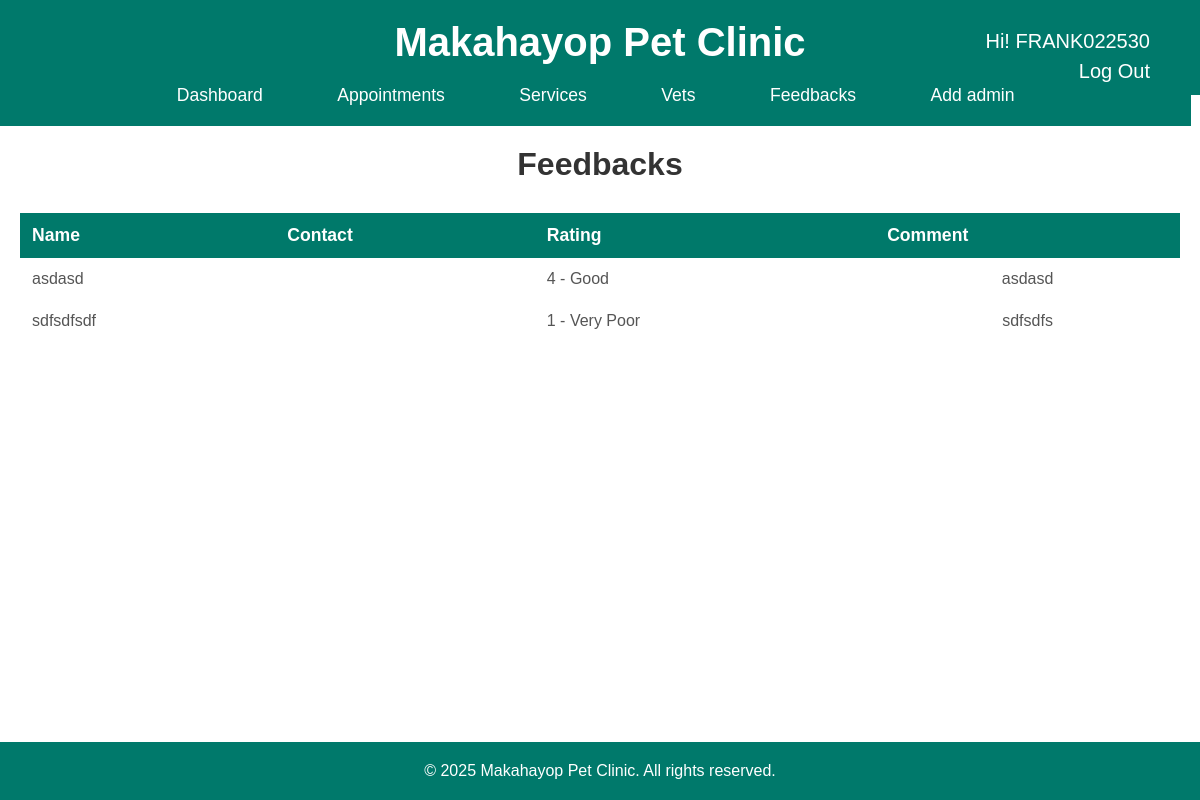
The app's page /feedback/ (signed in), older data.
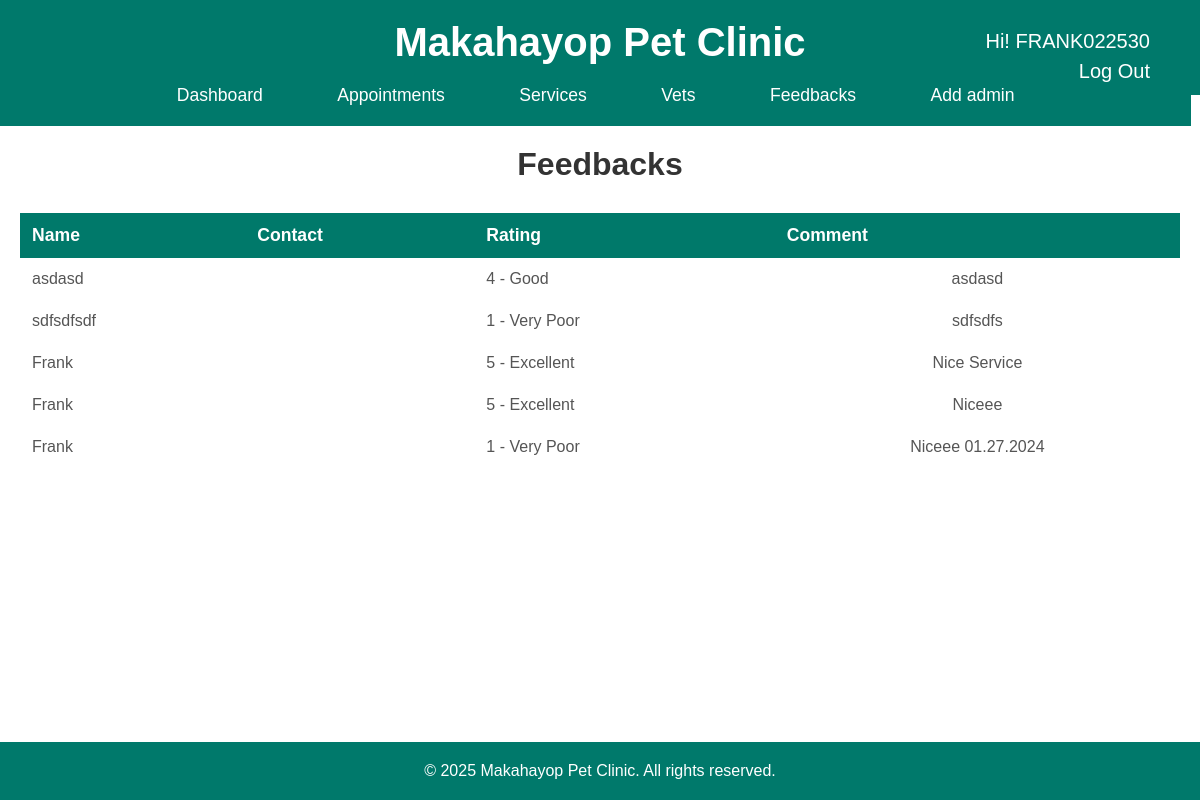
The same page, newer data.
### makahayopclinic/models.py (models this page shows, shortened)
class User(AbstractUser):
    phone_number = models.CharField(max_length=15, blank=True, null=True)
    profile_picture = models.ImageField(upload_to='profile_pics/', blank=True, null=True)

class Feedback(models.Model):
    RATING_CHOICES = [
        (1, 'Very Poor'),
        (2, 'Poor'),
        (3, 'Average'),
        (4, 'Good'),
        (5, 'Excellent'),
    ]
    name = models.CharField(max_length=100, help_text="Enter your full name")
    contact_details = models.CharField(max_length=100, help_text="Enter your contact", blank=True, null=True)  # Fixed field name
    rating = models.IntegerField(choices=RATING_CHOICES, help_text="Rate our service (1 to 5)")
    description = models.TextField(help_text="Leave a comment about your experience", blank=True, null=True)

### makahayopclinic/views.py (the view)
# urls.py: path('feedback/', views.feedback_list, name='feedback_list'),
@login_required
def feedback_list(request):
    feedbacks = Feedback.objects.all()
    return render(request, 'feedbacks/feedback_list.html', {'feedbacks': feedbacks})

### makahayopclinic/templates/feedbacks/feedback_list.html
{% extends 'base.html' %}
{% load static %}
{% block content %}
{% include 'header.html' %}
{% block head %}
<link rel="stylesheet" href="{% static 'css/tables.css' %}">
{% endblock %}
    <h1 class="-header">Feedbacks</h1>
    <table >
        <thead>
            <tr>
                <th>Name</th>
                <th>Contact</th>
                <th>Rating</th>
                <th>Comment</th>
            </tr>
        </thead>
        <tbody>
            {% for feedback in feedbacks %}
                <tr>
                    <td>{{ feedback.name }}</td>
                    <td>{{ feedback.contactdetails }}</td>
                    <td>{{ feedback.rating }} - {{ feedback.get_rating_display }}</td>
                    <td>{{ feedback.description }}</td>
                </tr>
            {% endfor %}
        </tbody>
    </table>
{% endblock %}

### makahayopclinic/templates/base.html (shortened to what this page needs)
{% load static %}
<!DOCTYPE html>
<html lang="en">
<head>
{% block css %}
    <link rel="stylesheet" href="{% static 'css/index.css' %}">
    <link rel="stylesheet" href="{% static 'css/cards.css' %}">
{% endblock%}
</head>
<body>
{% include 'header1.html' %}
 <div class="othercontent">
    {% block content %}
    {% endblock %}
</div>
{% include 'footer.html' %}
</body>
</html>

### makahayopclinic/templates/header1.html (shortened to what this page needs)
{% load static %}
<!DOCTYPE html>
<html lang="en">
<head>
    <link rel="stylesheet" href="{% static 'css/index.css' %}">
</head>
<body>
    <header>
        <div class="base">
            <h1>Makahayop Pet Clinic</h1>
            {% if user.is_authenticated %}
            <p style="color: white; position: absolute; right: 50px;top: 30px; font-size: 20px; text-decoration: none;">Hi!   {{ user.username }}</p>
            <a style="color: white; position: absolute; right: 50px;top: 60px; font-size: 20px; text-decoration: none;" href="{% url 'logout' %}">Log Out</a>
{% else %}
    <a style="color: white; position: absolute; right: 50px;top: 40px; font-size: 20px; text-decoration: none;" href="{% url 'login' %}">Log In</a>
</div>
{% endif %}
    </header>
</body>
</html>

### makahayopclinic/templates/header.html (shortened to what this page needs)
{% load static %}
<!DOCTYPE html>
<html lang="en">
<head>
    <link rel="stylesheet" href="{% static 'css/index.css' %}">
</head>
<body>
    <header class="basenav">
        <div >
            <nav>
                <ul>
                    <li><a href="{% url 'dashboard' %}">Dashboard</a></li>
                    <li><a href="{% url 'appointment_list' %}">Appointments</a></li>
                    <li><a href="{% url 'service_list' %}">Services</a></li>
                    <li><a href="{% url 'vet_list' %}">Vets</a></li>
                    <li><a href="{% url 'feedback_list' %}">Feedbacks</a></li>
                    <li><a href="{% url 'register' %}">Add admin</a></li>
                </ul>
            </nav>
        </div>
    </header>
</body>
</html>

### makahayopclinic/templates/footer.html
{% load static %}
<footer>
        <div class="base">
            <p>&copy; 2025 Makahayop Pet Clinic. All rights reserved.</p>
        </div>
    </footer>

### makahayopclinic/static/css/index.css (style rules this page uses)
* { margin: 0; padding: 0; box-sizing: border-box; }
.-header { max-width: 80%; margin: auto; }
html, body { height: 100%; font-family: 'Arial', sans-serif; background-color: #f4f7f6; color: #333; display: flex; flex-direction: column; }
header { background-color: #00796b; padding: 20px 0; color: #fff; text-align: center; }
.basenav { margin-top: -50px; width: 102.7%; margin-left: -20px; margin-bottom: 20px; }
header h1 { font-size: 2.5rem; margin-bottom: 10px; }
nav ul { list-style: none; text-align: center; padding: 0; }
nav ul li { display: inline-block; margin: 0 15px; }
nav ul li a { font-size: 1.1rem; color: #fff; padding: 8px 20px; transition: background-color 0.3s ease; text-decoration: none; }
.othercontent { flex-grow: 1; padding: 20px; background-color: #fff; }
footer { background-color: #00796b; padding: 20px 0; color: #fff; text-align: center; width: 100%; margin-top: auto; }
footer p { font-size: 1rem; }

### makahayopclinic/static/css/cards.css (style rules this page uses)
.-header { max-width: 80%; margin: auto; text-align: center; }

### makahayopclinic/static/css/tables.css (style rules this page uses)
.-header { max-width: 80%; margin: auto; }
table { width: 100%; margin: 30px auto; border-collapse: collapse; max-width: 1200px; overflow-x: auto; }
th, td { padding: 12px; text-align: left; color: #555; }
th { background-color: #00796a; color: white; font-size: 1.1rem; }
td { background-color: #ffffff; border-bottom: 1px solid #ddd; border: none; max-width: 300px; overflow-x: hidden; }
td:last-child { text-align: center; }

Row changes from the older to the newer data that the page shows:
added Feedback: name "Frank", rating "5", rating "Excellent", description "Nice Service"
added Feedback: name "Frank", rating "5", rating "Excellent", description "Niceee"
added Feedback: name "Frank", rating "1", rating "Very Poor", description "Niceee 01.27.2024"
